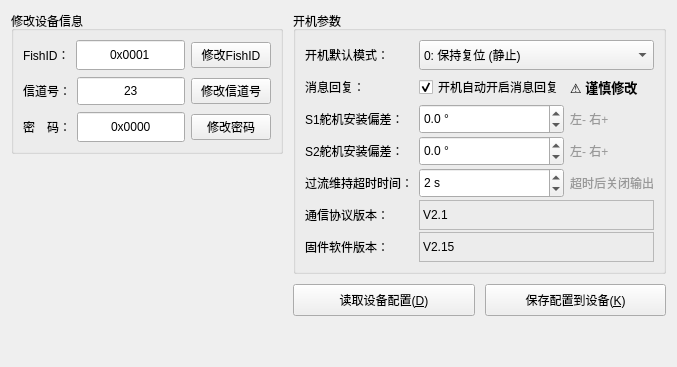
        <widget class="QWidget" name="tab_BootConfig">
         <attribute name="title">
          <string>开机参数设置</string>
         </attribute>
         <layout class="QHBoxLayout" name="horizontalLayout_Boot" stretch="0,0">
          <property name="spacing">
           <number>10</number>
          </property>
          <item>
           <layout class="QVBoxLayout" name="verticalLayout_BootLeft">
            <item>
             <widget class="QGroupBox" name="grp_EditFishID">
              <property name="title">
               <string>修改设备信息</string>
              </property>
              <layout class="QVBoxLayout" name="formLayout_EditFishID">
               <item>
                <layout class="QHBoxLayout" name="horizontalLayout_EditFishID">
                 <property name="spacing">
                  <number>6</number>
                 </property>
                 <item>
                  <widget class="QLabel" name="label_EditFishID">
                   <property name="minimumSize">
                    <size>
                     <width>0</width>
                     <height>30</height>
                    </size>
                   </property>
                   <property name="text">
                    <string>FishID：</string>
                   </property>
                  </widget>
                 </item>
                 <item>
                  <widget class="QLineEdit" name="txt_F_ID">
                   <property name="minimumSize">
                    <size>
                     <width>90</width>
                     <height>30</height>
                    </size>
                   </property>
                   <property name="toolTip">
                    <string>⚠ 慎重修改，修改后需重新连接。格式：0x + 4位HEX（如 0x00AF）</string>
                   </property>
                   <property name="text">
                    <string>0x0001</string>
                   </property>
                   <property name="alignment">
                    <set>Qt::AlignmentFlag::AlignCenter</set>
                   </property>
                  </widget>
                 </item>
                 <item>
                  <widget class="QPushButton" name="btn_EditFishID">
                   <property name="text">
                    <string>修改FishID</string>
                   </property>
                  </widget>
                 </item>
                </layout>
               </item>
               <item>
                <layout class="QHBoxLayout" name="horizontalLayout_EditCh">
                 <property name="spacing">
                  <number>6</number>
                 </property>
                 <item>
                  <widget class="QLabel" name="label_EditCh">
                   <property name="minimumSize">
                    <size>
                     <width>0</width>
                     <height>30</height>
                    </size>
                   </property>
                   <property name="text">
                    <string>信道号：</string>
                   </property>
                  </widget>
                 </item>
                 <item>
                  <widget class="QSpinBox" name="spin_F_Ch">
                   <property name="sizePolicy">
                    <sizepolicy hsizetype="Expanding" vsizetype="Fixed">
                     <horstretch>0</horstretch>
                     <verstretch>0</verstretch>
                    </sizepolicy>
                   </property>
                   <property name="minimumSize">
                    <size>
                     <width>90</width>
                     <height>30</height>
                    </size>
                   </property>
                   <property name="alignment">
                    <set>Qt::AlignmentFlag::AlignCenter</set>
                   </property>
                   <property name="buttonSymbols">
                    <enum>QAbstractSpinBox::ButtonSymbols::NoButtons</enum>
                   </property>
                   <property name="maximum">
                    <number>83</number>
                   </property>
                   <property name="value">
                    <number>23</number>
                   </property>
                  </widget>
                 </item>
                 <item>
                  <widget class="QPushButton" name="btn_EditFishCh">
                   <property name="text">
                    <string>修改信道号</string>
                   </property>
                  </widget>
                 </item>
                </layout>
               </item>
               <item>
                <layout class="QHBoxLayout" name="horizontalLayout_EditPwd">
                 <property name="spacing">
                  <number>6</number>
                 </property>
                 <item>
                  <widget class="QLabel" name="label_EditPwd">
                   <property name="minimumSize">
                    <size>
                     <width>0</width>
                     <height>30</height>
                    </size>
                   </property>
                   <property name="text">
                    <string>密　码：</string>
                   </property>
                  </widget>
                 </item>
                 <item>
                  <widget class="QLineEdit" name="txt_F_Pwd">
                   <property name="minimumSize">
                    <size>
                     <width>90</width>
                     <height>30</height>
                    </size>
                   </property>
                   <property name="toolTip">
                    <string>格式：0x + 4位HEX（如 0x0000）</string>
                   </property>
                   <property name="text">
                    <string>0x0000</string>
                   </property>
                   <property name="alignment">
                    <set>Qt::AlignmentFlag::AlignCenter</set>
                   </property>
                  </widget>
                 </item>
                 <item>
                  <widget class="QPushButton" name="btn_EditFishPwd">
                   <property name="text">
                    <string>修改密码</string>
                   </property>
                  </widget>
                 </item>
                </layout>
               </item>
              </layout>
             </widget>
            </item>
            <item>
             <spacer name="verticalSpacer_BootLeft">
              <property name="orientation">
               <enum>Qt::Orientation::Vertical</enum>
              </property>
              <property name="sizeHint" stdset="0">
               <size>
                <width>20</width>
                <height>40</height>
               </size>
              </property>
             </spacer>
            </item>
           </layout>
          </item>
          <item>
           <layout class="QVBoxLayout" name="verticalLayout_BootRight">
            <item>
             <widget class="QGroupBox" name="grp_Startup_Basic">
              <property name="sizePolicy">
               <sizepolicy hsizetype="Preferred" vsizetype="Preferred">
                <horstretch>0</horstretch>
                <verstretch>0</verstretch>
               </sizepolicy>
              </property>
              <property name="title">
               <string>开机参数</string>
              </property>
              <layout class="QHBoxLayout" name="horizontalLayout_3">
               <property name="spacing">
                <number>6</number>
               </property>
               <property name="leftMargin">
                <number>9</number>
               </property>
               <item>
                <layout class="QGridLayout" name="gridLayout">
                 <property name="horizontalSpacing">
                  <number>6</number>
                 </property>
                 <property name="verticalSpacing">
                  <number>2</number>
                 </property>
                 <item row="6" column="0">
                  <widget class="QLabel" name="label_BFirmwareVer">
                   <property name="minimumSize">
                    <size>
                     <width>0</width>
                     <height>30</height>
                    </size>
                   </property>
                   <property name="text">
                    <string>固件软件版本：</string>
                   </property>
                  </widget>
                 </item>
                 <item row="2" column="1">
                  <widget class="QDoubleSpinBox" name="spin_F_ServoBiasS1">
                   <property name="minimumSize">
                    <size>
                     <width>0</width>
                     <height>30</height>
                    </size>
                   </property>
                   <property name="suffix">
                    <string> °</string>
                   </property>
                   <property name="decimals">
                    <number>1</number>
                   </property>
                   <property name="minimum">
                    <double>-90.000000000000000</double>
                   </property>
                   <property name="maximum">
                    <double>90.000000000000000</double>
                   </property>
                   <property name="singleStep">
                    <double>0.100000000000000</double>
                   </property>
                  </widget>
                 </item>
                 <item row="5" column="1" colspan="2">
                  <widget class="QLabel" name="lbl_BProtocolVer_Val">
                   <property name="minimumSize">
                    <size>
                     <width>0</width>
                     <height>30</height>
                    </size>
                   </property>
                   <property name="frameShape">
                    <enum>QFrame::Shape::StyledPanel</enum>
                   </property>
                   <property name="frameShadow">
                    <enum>QFrame::Shadow::Sunken</enum>
                   </property>
                   <property name="text">
                    <string>V2.1</string>
                   </property>
                  </widget>
                 </item>
                 <item row="5" column="0">
                  <widget class="QLabel" name="label_BProtocolVer">
                   <property name="minimumSize">
                    <size>
                     <width>0</width>
                     <height>30</height>
                    </size>
                   </property>
                   <property name="text">
                    <string>通信协议版本：</string>
                   </property>
                  </widget>
                 </item>
                 <item row="2" column="0">
                  <widget class="QLabel" name="label_BServoBiasS1">
                   <property name="minimumSize">
                    <size>
                     <width>0</width>
                     <height>30</height>
                    </size>
                   </property>
                   <property name="text">
                    <string>S1舵机安装偏差：</string>
                   </property>
                  </widget>
                 </item>
                 <item row="4" column="0">
                  <widget class="QLabel" name="label_BOverCurrentTimeout">
                   <property name="minimumSize">
                    <size>
                     <width>0</width>
                     <height>30</height>
                    </size>
                   </property>
                   <property name="text">
                    <string>过流维持超时时间：</string>
                   </property>
                  </widget>
                 </item>
                 <item row="6" column="1" colspan="2">
                  <widget class="QLabel" name="lbl_BFirmwareVer_Val">
                   <property name="minimumSize">
                    <size>
                     <width>0</width>
                     <height>30</height>
                    </size>
                   </property>
                   <property name="frameShape">
                    <enum>QFrame::Shape::StyledPanel</enum>
                   </property>
                   <property name="frameShadow">
                    <enum>QFrame::Shadow::Sunken</enum>
                   </property>
                   <property name="text">
                    <string>V2.15</string>
                   </property>
                  </widget>
                 </item>
                 <item row="4" column="1">
                  <widget class="QSpinBox" name="spin_F_OverCurrentTimeout">
                   <property name="minimumSize">
                    <size>
                     <width>0</width>
                     <height>30</height>
                    </size>
                   </property>
                   <property name="suffix">
                    <string> s</string>
                   </property>
                   <property name="maximum">
                    <number>15</number>
                   </property>
                   <property name="value">
                    <number>2</number>
                   </property>
                  </widget>
                 </item>
                 <item row="0" column="1" colspan="2">
                  <widget class="QComboBox" name="combo_F_Mode">
                   <property name="minimumSize">
                    <size>
                     <width>0</width>
                     <height>30</height>
                    </size>
                   </property>
                   <item>
                    <property name="text">
                     <string>0: 保持复位 (静止)</string>
                    </property>
                   </item>
                   <item>
                    <property name="text">
                     <string>1: CPG 游动</string>
                    </property>
                   </item>
                   <item>
                    <property name="text">
                     <string>2: 间歇游动</string>
                    </property>
                   </item>
                   <item>
                    <property name="text">
                     <string>4: 表演模式</string>
                    </property>
                   </item>
                   <item>
                    <property name="text">
                     <string>5: 档位模式</string>
                    </property>
                   </item>
                   <item>
                    <property name="text">
                     <string>7: 保护模式 (无力矩)</string>
                    </property>
                   </item>
                  </widget>
                 </item>
                 <item row="1" column="2">
                  <widget class="QLabel" name="label_Warn_2">
                   <property name="font">
                    <font>
                     <family>MS Shell Dlg 2</family>
                     <pointsize>10</pointsize>
                     <bold>true</bold>
                    </font>
                   </property>
                   <property name="text">
                    <string>⚠ 谨慎修改</string>
                   </property>
                  </widget>
                 </item>
                 <item row="0" column="0">
                  <widget class="QLabel" name="label_BMode">
                   <property name="minimumSize">
                    <size>
                     <width>0</width>
                     <height>30</height>
                    </size>
                   </property>
                   <property name="text">
                    <string>开机默认模式：</string>
                   </property>
                  </widget>
                 </item>
                 <item row="1" column="0">
                  <widget class="QLabel" name="label_BReply">
                   <property name="minimumSize">
                    <size>
                     <width>0</width>
                     <height>30</height>
                    </size>
                   </property>
                   <property name="text">
                    <string>消息回复：</string>
                   </property>
                  </widget>
                 </item>
                 <item row="1" column="1">
                  <widget class="QCheckBox" name="chk_F_Reply">
                   <property name="toolTip">
                    <string>默认开启回复方便调试，关闭后需发特定指令才可唤醒</string>
                   </property>
                   <property name="text">
                    <string>开机自动开启消息回复</string>
                   </property>
                   <property name="checked">
                    <bool>true</bool>
                   </property>
                  </widget>
                 </item>
                 <item row="3" column="0">
                  <widget class="QLabel" name="label_BServoBiasS2">
                   <property name="minimumSize">
                    <size>
                     <width>0</width>
                     <height>30</height>
                    </size>
                   </property>
                   <property name="text">
                    <string>S2舵机安装偏差：</string>
                   </property>
                  </widget>
                 </item>
                 <item row="3" column="1">
                  <widget class="QDoubleSpinBox" name="spin_F_ServoBiasS2">
                   <property name="minimumSize">
                    <size>
                     <width>0</width>
                     <height>30</height>
                    </size>
                   </property>
                   <property name="suffix">
                    <string> °</string>
                   </property>
                   <property name="decimals">
                    <number>1</number>
                   </property>
                   <property name="minimum">
                    <double>-90.000000000000000</double>
                   </property>
                   <property name="maximum">
                    <double>90.000000000000000</double>
                   </property>
                   <property name="singleStep">
                    <double>0.100000000000000</double>
                   </property>
                  </widget>
                 </item>
                 <item row="2" column="2">
                  <widget class="QLabel" name="label_2">
                   <property name="palette">
                    <palette>
                     <active>
                      <colorrole role="WindowText">
                       <brush brushstyle="SolidPattern">
                        <color alpha="228">
                         <red>143</red>
                         <green>143</green>
                         <blue>143</blue>
                        </color>
                       </brush>
                      </colorrole>
                     </active>
                     <inactive>
                      <colorrole role="WindowText">
                       <brush brushstyle="SolidPattern">
                        <color alpha="228">
                         <red>143</red>
                         <green>143</green>
                         <blue>143</blue>
                        </color>
                       </brush>
                      </colorrole>
                     </inactive>
                     <disabled/>
                    </palette>
                   </property>
                   <property name="text">
                    <string>左- 右+</string>
                   </property>
                  </widget>
                 </item>
                 <item row="3" column="2">
                  <widget class="QLabel" name="label_3">
                   <property name="palette">
                    <palette>
                     <active>
                      <colorrole role="WindowText">
                       <brush brushstyle="SolidPattern">
                        <color alpha="228">
                         <red>143</red>
                         <green>143</green>
                         <blue>143</blue>
                        </color>
                       </brush>
                      </colorrole>
                     </active>
                     <inactive>
                      <colorrole role="WindowText">
                       <brush brushstyle="SolidPattern">
                        <color alpha="228">
                         <red>143</red>
                         <green>143</green>
                         <blue>143</blue>
                        </color>
                       </brush>
                      </colorrole>
                     </inactive>
                     <disabled/>
                    </palette>
                   </property>
                   <property name="text">
                    <string>左- 右+</string>
                   </property>
                  </widget>
                 </item>
                 <item row="4" column="2">
                  <widget class="QLabel" name="label_4">
                   <property name="palette">
                    <palette>
                     <active>
                      <colorrole role="WindowText">
                       <brush brushstyle="SolidPattern">
                        <color alpha="228">
                         <red>143</red>
                         <green>143</green>
                         <blue>143</blue>
                        </color>
                       </brush>
                      </colorrole>
                     </active>
                     <inactive>
                      <colorrole role="WindowText">
                       <brush brushstyle="SolidPattern">
                        <color alpha="228">
                         <red>143</red>
                         <green>143</green>
                         <blue>143</blue>
                        </color>
                       </brush>
                      </colorrole>
                     </inactive>
                     <disabled/>
                    </palette>
                   </property>
                   <property name="text">
                    <string>超时后关闭输出</string>
                   </property>
                  </widget>
                 </item>
                </layout>
               </item>
              </layout>
             </widget>
            </item>
            <item>
             <layout class="QHBoxLayout" name="layout_BootActions">
              <item>
               <widget class="QPushButton" name="btn_FlashRead">
                <property name="minimumSize">
                 <size>
                  <width>0</width>
                  <height>32</height>
                 </size>
                </property>
                <property name="text">
                 <string>读取设备配置(&amp;D)</string>
                </property>
               </widget>
              </item>
              <item>
               <widget class="QPushButton" name="btn_FlashSave">
                <property name="minimumSize">
                 <size>
                  <width>0</width>
                  <height>32</height>
                 </size>
                </property>
                <property name="text">
                 <string>保存配置到设备(&amp;K)</string>
                </property>
               </widget>
              </item>
             </layout>
            </item>
            <item>
             <spacer name="verticalSpacer_BootRight">
              <property name="orientation">
               <enum>Qt::Orientation::Vertical</enum>
              </property>
              <property name="sizeHint" stdset="0">
               <size>
                <width>20</width>
                <height>40</height>
               </size>
              </property>
             </spacer>
            </item>
           </layout>
          </item>
         </layout>
        </widget>
